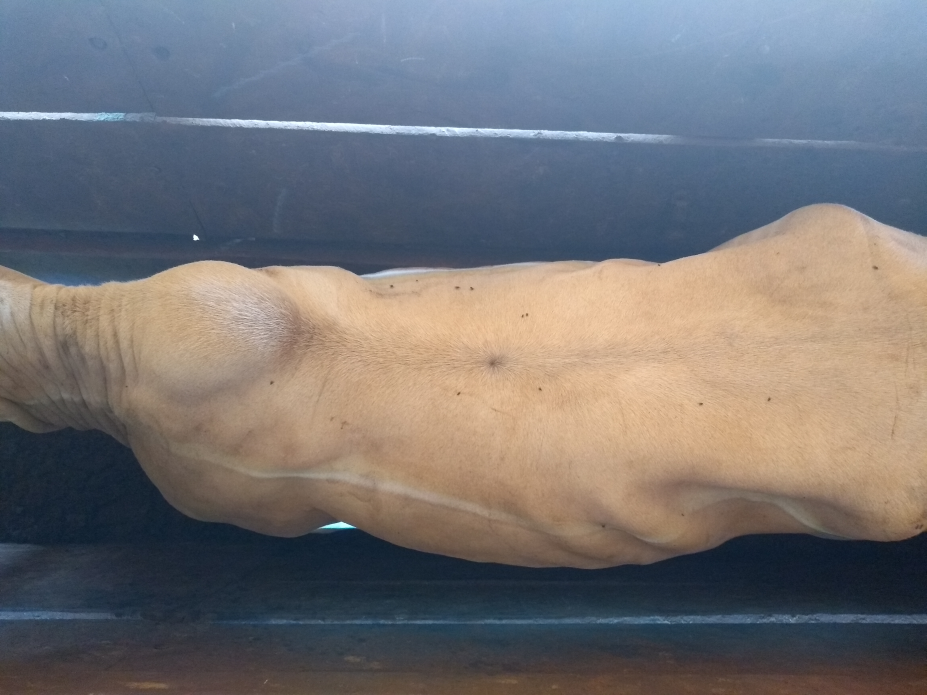
#> input picture proj_mosca/image/IMG_20190510_083935378.jpg, 4632 x 3474 px (shown at 1/5 size)
$ python -i segmenta_bovino.py   (imports and definitions only)
#> lines starting #> are read from the running program, lines starting #| are printed output that depends on the picture; after the words box and inside, x2 and y2 are one past the last pixel; in counts of white or black regions, pixels touching at a corner belong together
import cv2
import numpy as np
from skimage import measure

def ler_imagem(caminho):
    # Leitura da imagem
    img = cv2.imread(caminho)
#> img is the input picture: shape (3474, 4632, 3); mean B, G, R 118, 115.7, 117.2

    # Redimensiona a imagem
    img = cv2.resize(img, (832, 624), interpolation=cv2.INTER_NEAREST)#INTER_AREA 1040, 780
#> img: shape (624, 832, 3)
    return img

def pre_processamento(imagem):

    # Transforma a imagem em tons de cinza
    imgCinza = cv2.cvtColor(imagem, cv2.COLOR_BGR2GRAY)

    clahe = cv2.createCLAHE(clipLimit=2.0, tileGridSize=(8, 8))
    imgCinza = clahe.apply(imgCinza)

    # Suavizacao da imagem
    imgSuav = cv2.GaussianBlur(imgCinza, (7, 7), 0)
    # cv2.imshow("Imagem com suavizacao",imgSuav)
    #cv2.imshow("proc",imgSuav)
    return imgSuav

def regiao_interesse(imagem):
    # Binarizacao da imagem
    ret, thresh = cv2.threshold(imagem, 0, 255, cv2.THRESH_BINARY + cv2.THRESH_OTSU)
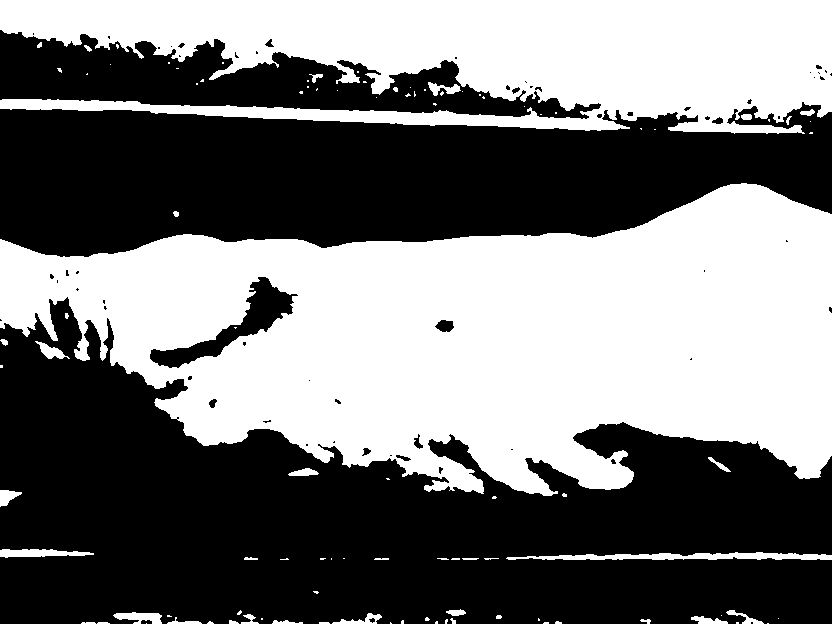
#> thresh: shape (624, 832); 46.9% white; 101 white regions (64 under 20 px), largest, box (x1, y1, x2, y2) and area: (0, 183, 832, 496) 163702, (0, 0, 832, 134) 74290, (506, 552, 832, 560) 1615
#> ret = 122
    #cv2.imshow("Imagem binarizada com segmentacao do bovino",thresh)

    # Rotula as regiões conectadas da matriz(imagem)
    labels = measure.label(thresh, neighbors=8, background=0)
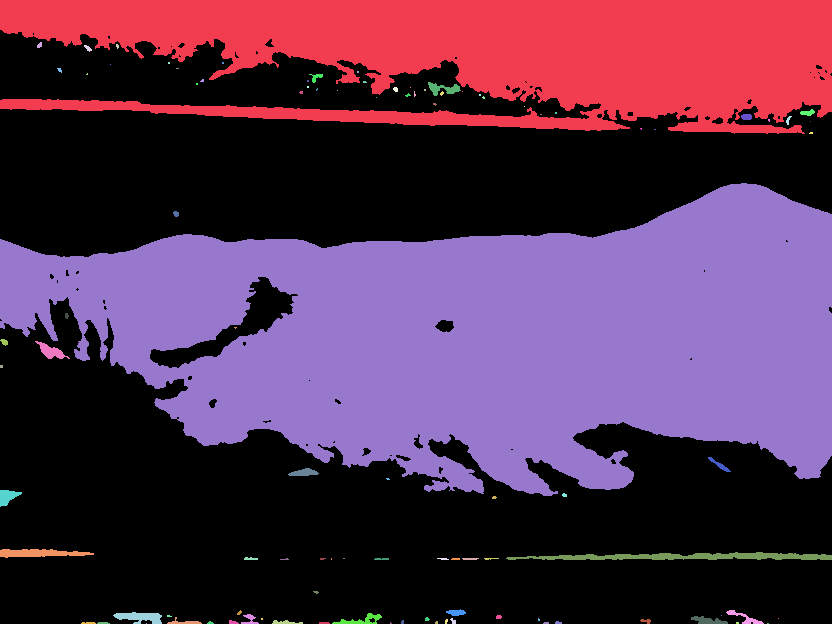
#> labels: shape (624, 832) int64; 102 distinct labels, from 0 to 101; one colour per label, 0 black

    # Criação de um arranjo de qualquer formato contendo apenas zeros
    mask = np.zeros(thresh.shape, dtype="uint8")
    cont = 20000

    # Laco sobre os componentes encontrados da imagem
    for label in np.unique(labels):

        # Se este for o rótulo de fundo, ignore-o
        if label == 0: continue

        # Caso contrário, construa a máscara de etiqueta
        labelMask = np.zeros(thresh.shape, dtype="uint8")
        labelMask[labels == label] = 255
        numPixels = cv2.countNonZero(labelMask)
        #print("pixels: ", numPixels)
        # verifica o componente com o maior numero de  pixels
        if numPixels > 120000:
            if numPixels >= cont:
                mask = cv2.add(mask, labelMask)
                cont = numPixels
#> this loop made 102 passes
#> (numPixels, cont) on pass 45: (163702, 163702)
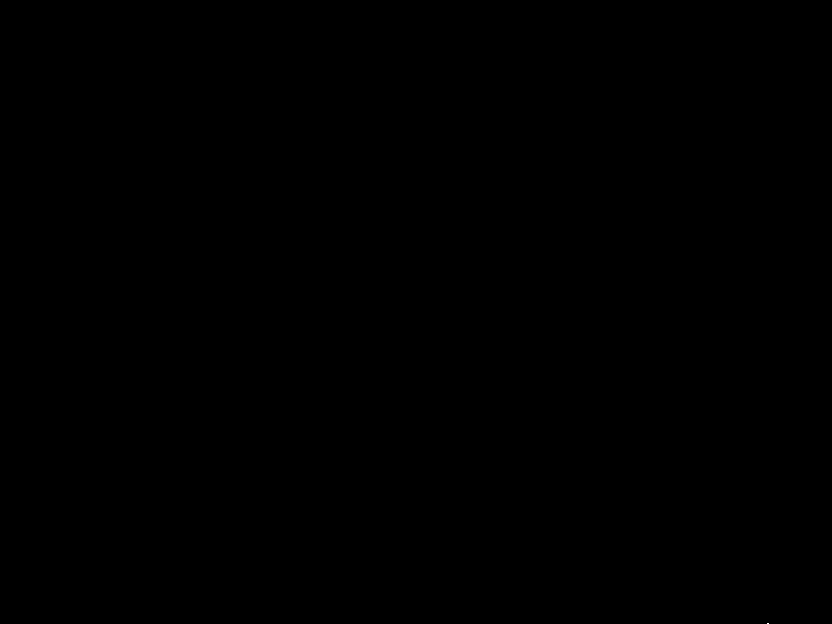
#> labelMask: shape (624, 832); 0% white in thin lines or dots, all inside (x1, y1, x2, y2) = (767, 623, 769, 624)
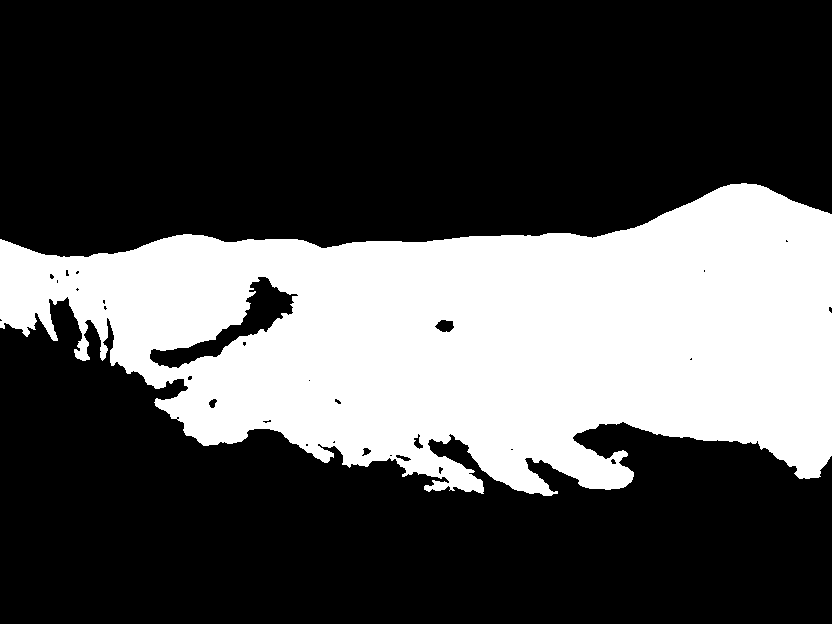
#> mask: shape (624, 832); 31.5% white; 1 white region, box (x1, y1, x2, y2) and area: (0, 183, 832, 496) 163702
#> after the loop, cont = 163702
                #print("pix: ", cont)
    return mask

def mascara_bovino(imagem,img):
    # Aplicação de operações de morfologia matemática na imagem
    erode = cv2.erode(imagem, (np.ones((3, 3), np.uint8)), iterations=2)
#> erode: shape (624, 832); 29.7% white; 8 white regions (4 under 20 px), largest, box (x1, y1, x2, y2) and area: (0, 185, 832, 494) 154017, (77, 341, 86, 358) 73, (435, 483, 445, 489) 38, (615, 453, 625, 460) 31
    dilate = cv2.dilate(imagem, (np.ones((7, 7), np.uint8)), iterations=10)
#> dilate: shape (624, 832); 45.8% white; 1 white region, box (x1, y1, x2, y2) and area: (0, 153, 832, 526) 237893
    ret, binariza = cv2.threshold(dilate, 1, 140, 1)
    marker = cv2.add(erode, binariza)
    marker32 = np.int32(marker)
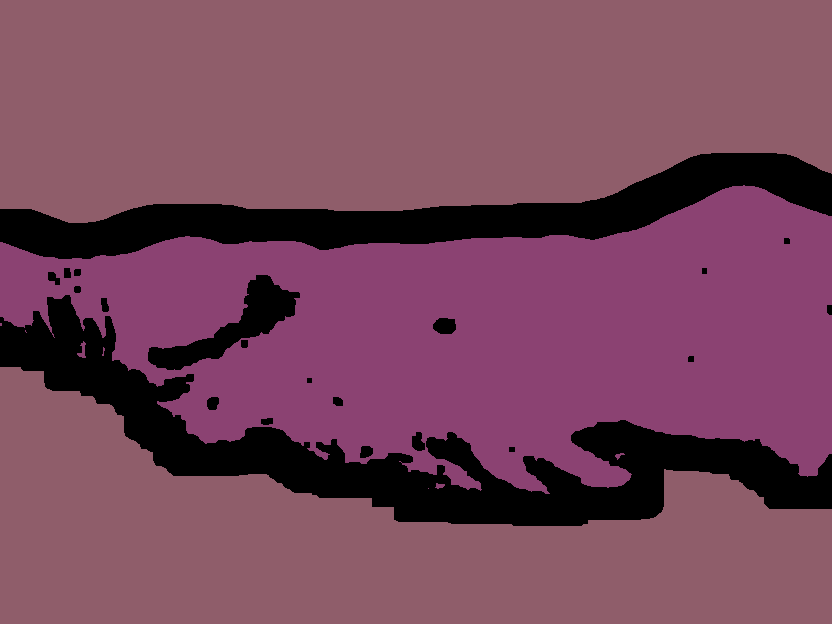
#> marker32: shape (624, 832) int32; 3 distinct labels, from 0 to 255; one colour per label, 0 black

    # Aplicacao do algoritmo da Bacia Hidrografica
    markers = cv2.watershed(img, marker32)
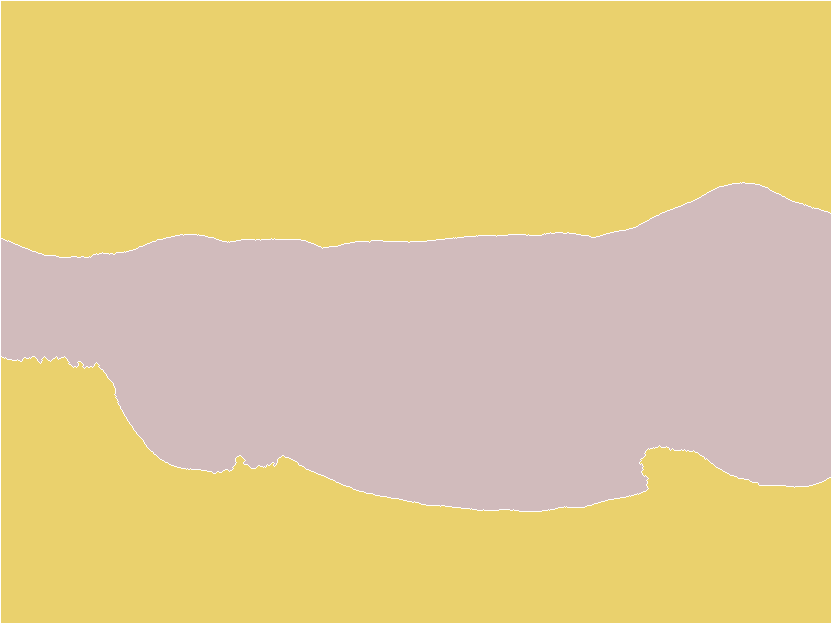
#> markers: shape (624, 832) int32; 3 distinct labels, from -1 to 255; one colour per label, 0 black, -1 white
    m = cv2.convertScaleAbs(marker32)
    #cv2.imshow("Resultado da imagem apos aplicacao do algoritmo da Bacia Hidrografica",m)
    ret, thresh = cv2.threshold(m, 0, 255, cv2.THRESH_BINARY + cv2.THRESH_OTSU)
#> thresh: shape (624, 832); 37.1% white; 1 white region, box (x1, y1, x2, y2) and area: (1, 183, 831, 511) 192859
#> ret = 140

    # Mascara de recorte do bovino na imagem de entrada
    res = cv2.bitwise_and(img, img, mask=thresh)
    #cv2.imshow("Mascara da segmentacao aplicada a imagem original", res)
    res[markers == -1] = [255, 255, 255]
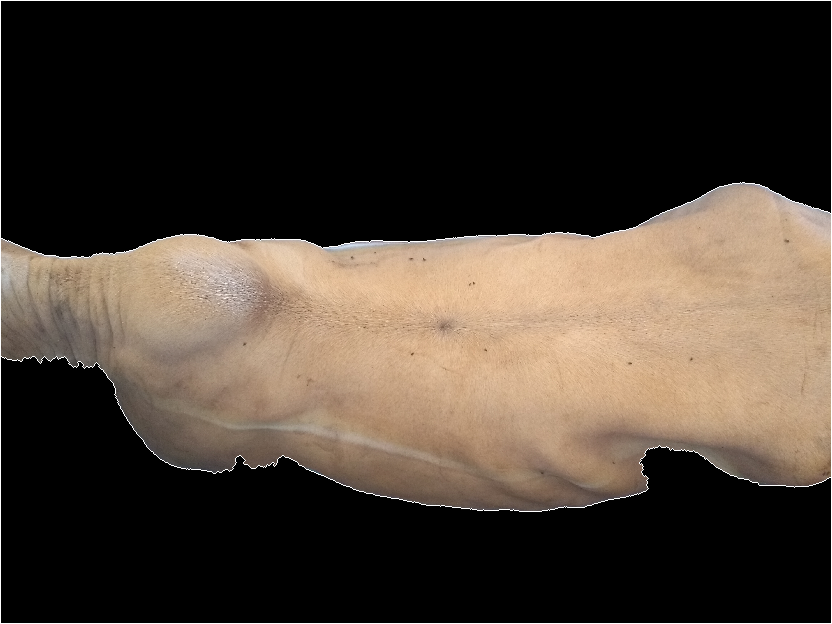
#> res: shape (624, 832, 3); mean B, G, R 49.7, 59.4, 69.9
    cv2.imshow("imagem com linha de segmentacao", res)
    return res

def segmenta_bovino(caminho):
    imagem = ler_imagem(caminho)
    pre = pre_processamento(imagem)
    regiao = regiao_interesse(pre)
    mascara = mascara_bovino(regiao,imagem)

    return mascara

>>> result = segmenta_bovino('../proj_mosca/image/IMG_20190510_083935378.jpg')

$ run again, on proj_mosca/image/img1.jpg
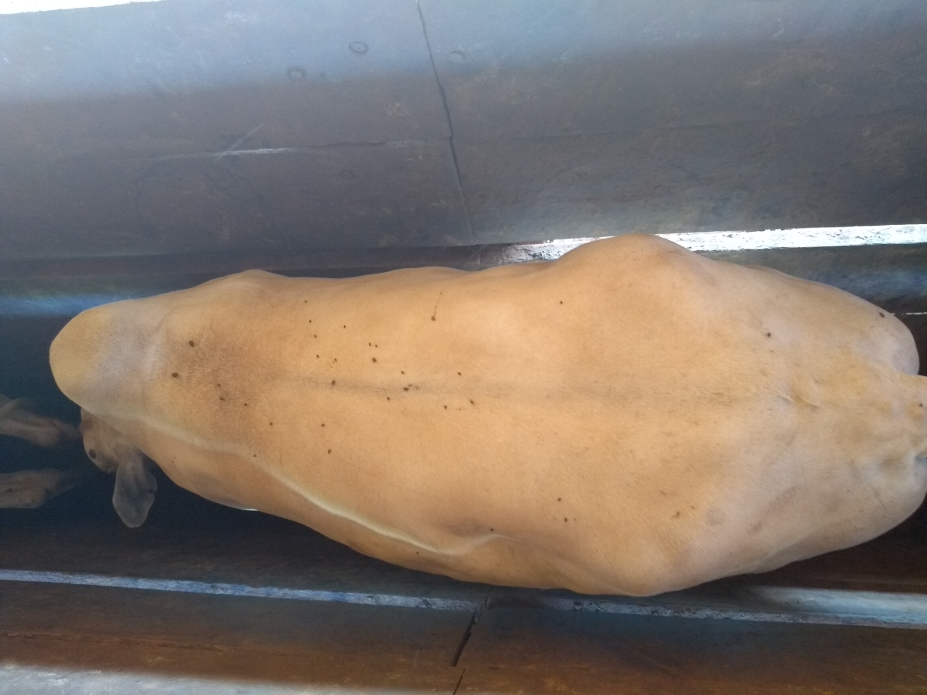
#> input picture proj_mosca/image/img1.jpg, 4632 x 3474 px (shown at 1/5 size)
#> in ler_imagem, img is the input picture: shape (3474, 4632, 3); mean B, G, R 109, 117.9, 128.9
#> img: shape (624, 832, 3)
#> in regiao_interesse, `ret, thresh = cv2.threshold(imagem, 0, 255, cv2.THRESH_BINARY + cv2.TH..`:
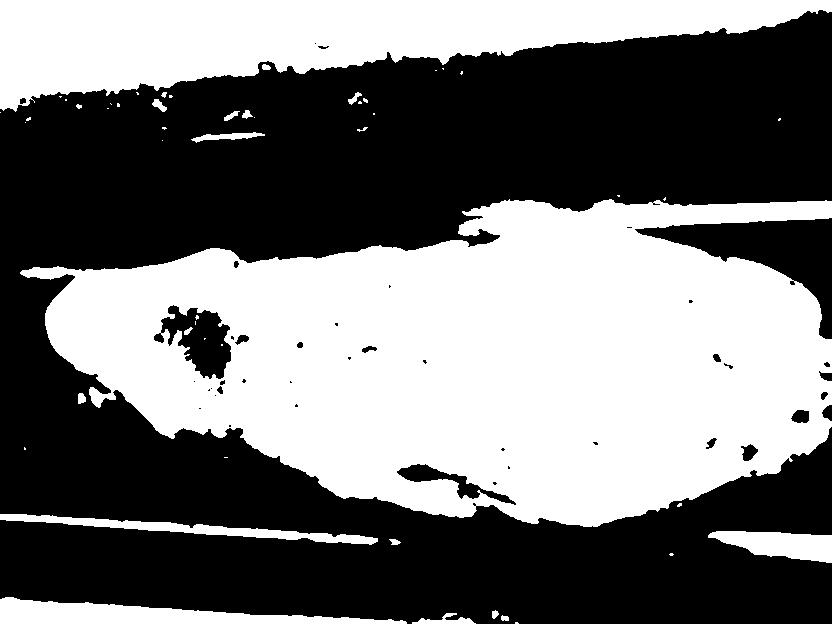
#> thresh: shape (624, 832); 45.8% white; 51 white regions (31 under 20 px), largest, box (x1, y1, x2, y2) and area: (20, 199, 832, 527) 175495, (0, 0, 832, 112) 49551, (0, 597, 407, 624) 5597
#> in regiao_interesse, `ret, thresh = cv2.threshold(imagem, 0, 255, cv2.THRESH_BINARY + cv2.TH..`: ret = 128
#> labels: shape (624, 832) int64; 52 distinct labels, from 0 to 51
#> the loop in regiao_interesse, `for label in np.unique(labels):` made 52 passes
#> (numPixels, cont) on pass 34: (175495, 175495)
#> after the loop in regiao_interesse, `for label in np.unique(labels):`: cont = 175495
#> erode: shape (624, 832); 31.8% white; 6 white regions (4 under 20 px), largest, box (x1, y1, x2, y2) and area: (24, 202, 832, 525) 165191, (91, 390, 103, 405) 77
#> dilate: shape (624, 832); 49.2% white; 1 white region, box (x1, y1, x2, y2) and area: (0, 169, 832, 557) 255556
#> marker32: shape (624, 832) int32; 3 distinct labels, from 0 to 255
#> markers: shape (624, 832) int32; 3 distinct labels, from -1 to 255
#> in mascara_bovino, `ret, thresh = cv2.threshold(m, 0, 255, cv2.THRESH_BINARY + cv2.THRESH_..`: ret = 140
#> in mascara_bovino, `res[markers == -1] = [255, 255, 255]`:
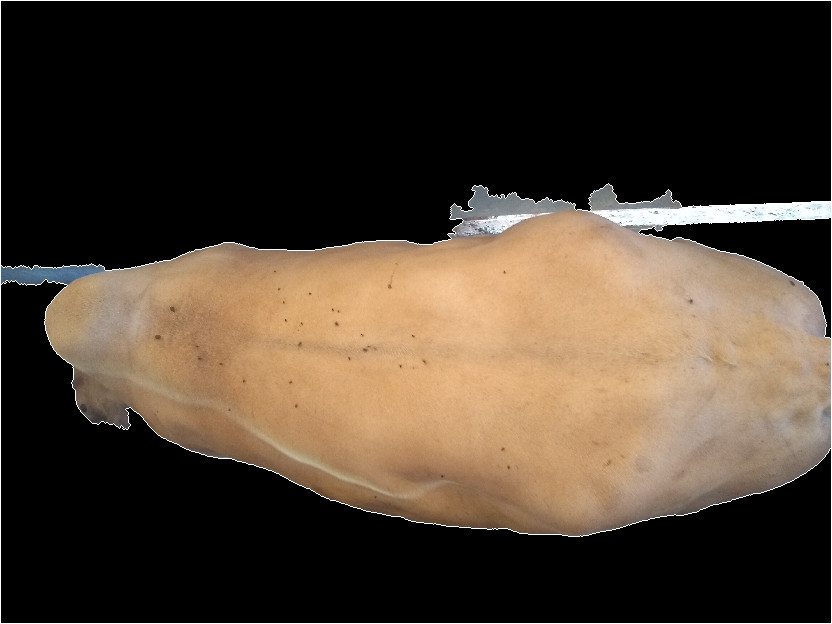
#> res: shape (624, 832, 3); mean B, G, R 47.6, 60.4, 73.4

$ run again, on proj_mosca/image/img10.jpg
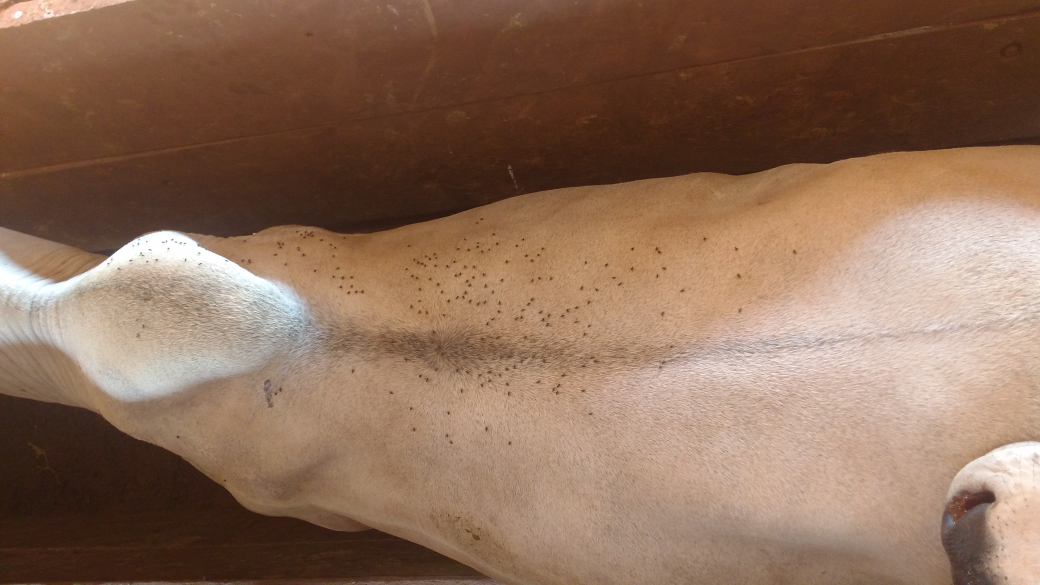
#> input picture proj_mosca/image/img10.jpg, 4160 x 2340 px (shown at 1/4 size)
#> in ler_imagem, img is the input picture: shape (2340, 4160, 3); mean B, G, R 89.2, 109.7, 141.1
#> img: shape (624, 832, 3)
#> in regiao_interesse, `ret, thresh = cv2.threshold(imagem, 0, 255, cv2.THRESH_BINARY + cv2.TH..`:
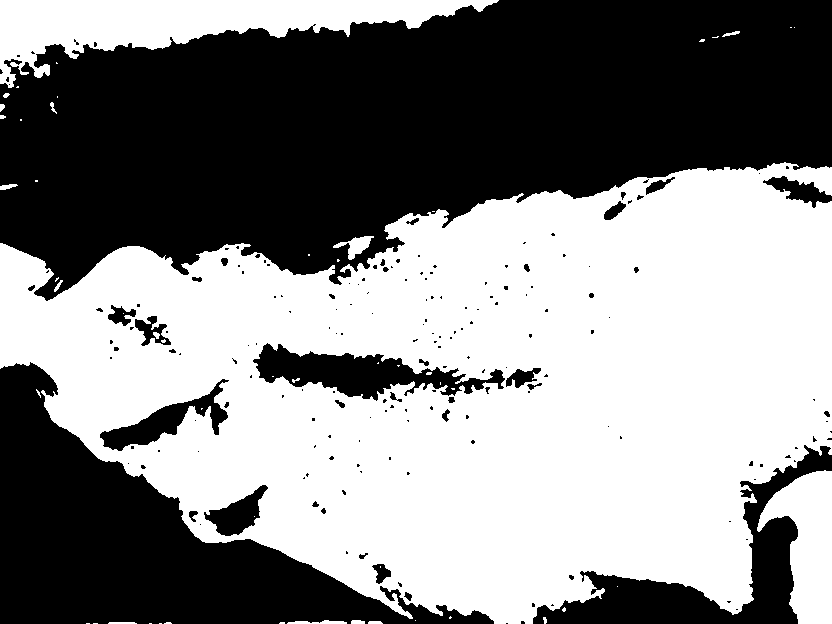
#> thresh: shape (624, 832); 53.2% white; 186 black regions (147 under 20 px), largest, box (x1, y1, x2, y2) and area: (0, 0, 832, 301) 166570, (0, 362, 494, 624) 48295, (533, 445, 832, 624) 13028
#> in regiao_interesse, `ret, thresh = cv2.threshold(imagem, 0, 255, cv2.THRESH_BINARY + cv2.TH..`: ret = 113
#> labels: shape (624, 832) int64; 54 distinct labels, from 0 to 53
#> the loop in regiao_interesse, `for label in np.unique(labels):` made 54 passes
#> (numPixels, cont) on pass 16: (250652, 250652)
#> after the loop in regiao_interesse, `for label in np.unique(labels):`: cont = 250652
#> erode: shape (624, 832); 44.6% white; 11 white regions (8 under 20 px), largest, box (x1, y1, x2, y2) and area: (0, 165, 832, 624) 231443, (393, 387, 408, 397) 73, (389, 603, 400, 610) 28
#> dilate: shape (624, 832); 64.2% white; 4 black regions, box (x1, y1, x2, y2) and area: (0, 0, 832, 235) 151333, (0, 399, 330, 624) 28297, (783, 491, 832, 624) 5721, (633, 612, 674, 624) 299
#> marker32: shape (624, 832) int32; 3 distinct labels, from 0 to 255
#> markers: shape (624, 832) int32; 3 distinct labels, from -1 to 255
#> in mascara_bovino, `ret, thresh = cv2.threshold(m, 0, 255, cv2.THRESH_BINARY + cv2.THRESH_..`: ret = 140
#> in mascara_bovino, `res[markers == -1] = [255, 255, 255]`:
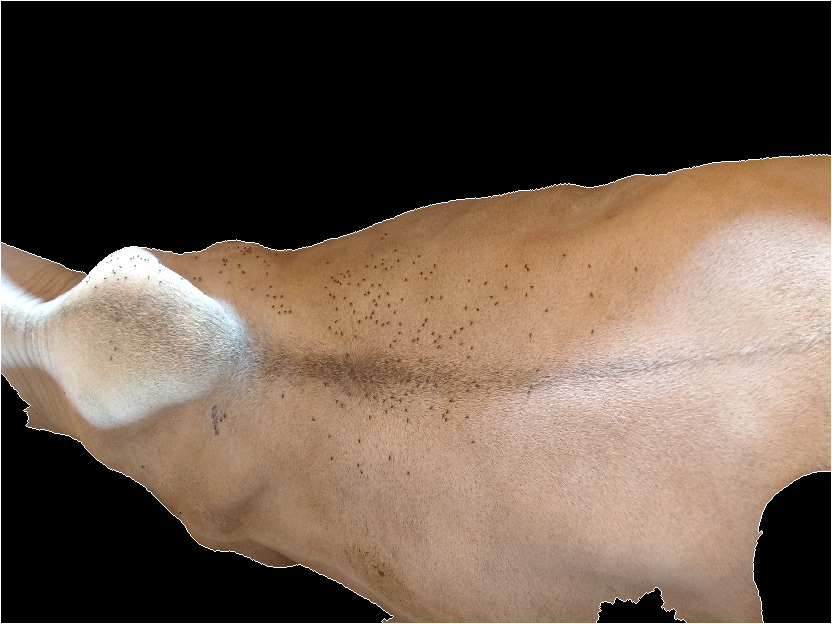
#> res: shape (624, 832, 3); mean B, G, R 72.9, 85.7, 102.6
